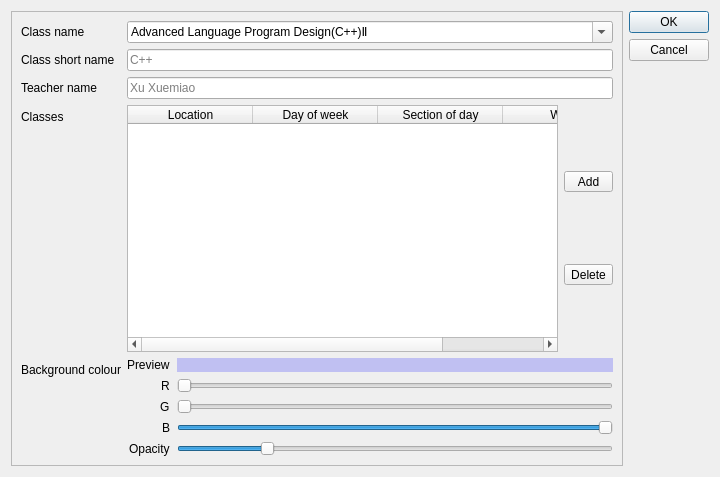
<?xml version="1.0" encoding="UTF-8"?>
<ui version="4.0">
 <class>AddClassDialog</class>
 <widget class="QDialog" name="AddClassDialog">
  <property name="geometry">
   <rect>
    <x>0</x>
    <y>0</y>
    <width>720</width>
    <height>477</height>
   </rect>
  </property>
  <property name="windowTitle">
   <string>Add new class</string>
  </property>
  <layout class="QHBoxLayout" name="horizontalLayout">
   <item>
    <widget class="QScrollArea" name="scrollArea">
     <property name="horizontalScrollBarPolicy">
      <enum>Qt::ScrollBarAlwaysOff</enum>
     </property>
     <property name="widgetResizable">
      <bool>true</bool>
     </property>
     <widget class="QWidget" name="scrollAreaWidgetContents">
      <property name="geometry">
       <rect>
        <x>0</x>
        <y>-22</y>
        <width>592</width>
        <height>475</height>
       </rect>
      </property>
      <layout class="QVBoxLayout" name="verticalLayout">
       <item>
        <layout class="QFormLayout" name="formLayout">
         <property name="rowWrapPolicy">
          <enum>QFormLayout::WrapLongRows</enum>
         </property>
         <item row="0" column="0">
          <widget class="QLabel" name="classNameLabel">
           <property name="text">
            <string>Class name</string>
           </property>
          </widget>
         </item>
         <item row="0" column="1">
          <widget class="QComboBox" name="classNameBox">
           <property name="editable">
            <bool>true</bool>
           </property>
           <property name="currentText">
            <string/>
           </property>
           <item>
            <property name="text">
             <string>Advanced Language Program Design(C++)Ⅱ</string>
            </property>
           </item>
           <item>
            <property name="text">
             <string>Introduction to Java Programming</string>
            </property>
           </item>
          </widget>
         </item>
         <item row="1" column="0">
          <widget class="QLabel" name="classShortNameLabel">
           <property name="text">
            <string>Class short name</string>
           </property>
          </widget>
         </item>
         <item row="1" column="1">
          <widget class="QLineEdit" name="classShortNameLineEdit">
           <property name="placeholderText">
            <string>C++</string>
           </property>
          </widget>
         </item>
         <item row="2" column="0">
          <widget class="QLabel" name="teacherNameLabel">
           <property name="text">
            <string>Teacher name</string>
           </property>
          </widget>
         </item>
         <item row="2" column="1">
          <widget class="QLineEdit" name="teacherNameLineEdit">
           <property name="placeholderText">
            <string>Xu Xuemiao</string>
           </property>
          </widget>
         </item>
         <item row="4" column="0">
          <widget class="QLabel" name="classesLabel">
           <property name="text">
            <string>Classes</string>
           </property>
          </widget>
         </item>
         <item row="4" column="1">
          <layout class="QHBoxLayout" name="horizontalLayout_2">
           <property name="bottomMargin">
            <number>0</number>
           </property>
           <item>
            <widget class="QTableWidget" name="tableWidget">
             <property name="sizePolicy">
              <sizepolicy hsizetype="Expanding" vsizetype="Expanding">
               <horstretch>0</horstretch>
               <verstretch>0</verstretch>
              </sizepolicy>
             </property>
             <property name="frameShape">
              <enum>QFrame::StyledPanel</enum>
             </property>
             <property name="frameShadow">
              <enum>QFrame::Sunken</enum>
             </property>
             <property name="autoScroll">
              <bool>true</bool>
             </property>
             <property name="alternatingRowColors">
              <bool>false</bool>
             </property>
             <property name="selectionMode">
              <enum>QAbstractItemView::SingleSelection</enum>
             </property>
             <property name="selectionBehavior">
              <enum>QAbstractItemView::SelectRows</enum>
             </property>
             <property name="showGrid">
              <bool>false</bool>
             </property>
             <property name="sortingEnabled">
              <bool>true</bool>
             </property>
             <property name="cornerButtonEnabled">
              <bool>true</bool>
             </property>
             <attribute name="horizontalHeaderCascadingSectionResizes">
              <bool>false</bool>
             </attribute>
             <attribute name="horizontalHeaderDefaultSectionSize">
              <number>125</number>
             </attribute>
             <attribute name="horizontalHeaderHighlightSections">
              <bool>true</bool>
             </attribute>
             <attribute name="horizontalHeaderStretchLastSection">
              <bool>true</bool>
             </attribute>
             <attribute name="verticalHeaderVisible">
              <bool>false</bool>
             </attribute>
             <column>
              <property name="text">
               <string>Location</string>
              </property>
             </column>
             <column>
              <property name="text">
               <string>Day of week</string>
              </property>
             </column>
             <column>
              <property name="text">
               <string>Section of day</string>
              </property>
             </column>
             <column>
              <property name="text">
               <string>Week</string>
              </property>
             </column>
            </widget>
           </item>
           <item>
            <layout class="QVBoxLayout" name="verticalLayout_2">
             <property name="sizeConstraint">
              <enum>QLayout::SetDefaultConstraint</enum>
             </property>
             <property name="leftMargin">
              <number>0</number>
             </property>
             <item>
              <widget class="QToolButton" name="addClassButton">
               <property name="sizePolicy">
                <sizepolicy hsizetype="Preferred" vsizetype="Fixed">
                 <horstretch>0</horstretch>
                 <verstretch>0</verstretch>
                </sizepolicy>
               </property>
               <property name="text">
                <string>Add</string>
               </property>
              </widget>
             </item>
             <item>
              <widget class="QToolButton" name="delClassButton">
               <property name="sizePolicy">
                <sizepolicy hsizetype="Preferred" vsizetype="Fixed">
                 <horstretch>0</horstretch>
                 <verstretch>0</verstretch>
                </sizepolicy>
               </property>
               <property name="text">
                <string>Delete</string>
               </property>
              </widget>
             </item>
            </layout>
           </item>
          </layout>
         </item>
         <item row="5" column="0">
          <widget class="QLabel" name="backgroundColourLabel">
           <property name="text">
            <string>Background colour</string>
           </property>
          </widget>
         </item>
         <item row="5" column="1">
          <layout class="QFormLayout" name="formLayout_2">
           <property name="labelAlignment">
            <set>Qt::AlignRight|Qt::AlignTrailing|Qt::AlignVCenter</set>
           </property>
           <property name="formAlignment">
            <set>Qt::AlignLeading|Qt::AlignLeft|Qt::AlignTop</set>
           </property>
           <property name="horizontalSpacing">
            <number>7</number>
           </property>
           <item row="0" column="0">
            <widget class="QLabel" name="previewLabel">
             <property name="text">
              <string>Preview</string>
             </property>
            </widget>
           </item>
           <item row="1" column="0">
            <widget class="QLabel" name="rLabel">
             <property name="text">
              <string>R</string>
             </property>
            </widget>
           </item>
           <item row="2" column="0">
            <widget class="QLabel" name="gLabel">
             <property name="text">
              <string>G</string>
             </property>
            </widget>
           </item>
           <item row="3" column="0">
            <widget class="QLabel" name="bLabel">
             <property name="text">
              <string>B</string>
             </property>
            </widget>
           </item>
           <item row="4" column="0">
            <widget class="QLabel" name="opacityLabel">
             <property name="text">
              <string>Opacity</string>
             </property>
            </widget>
           </item>
           <item row="4" column="1">
            <widget class="QSlider" name="opacitySlider">
             <property name="maximum">
              <number>255</number>
             </property>
             <property name="value">
              <number>50</number>
             </property>
             <property name="orientation">
              <enum>Qt::Horizontal</enum>
             </property>
            </widget>
           </item>
           <item row="0" column="1">
            <widget class="QLabel" name="previewBlock">
             <property name="styleSheet">
              <string notr="true">background-color: rgba(0, 0, 255, 50);</string>
             </property>
             <property name="text">
              <string/>
             </property>
            </widget>
           </item>
           <item row="3" column="1">
            <widget class="QSlider" name="bSlider">
             <property name="maximum">
              <number>255</number>
             </property>
             <property name="value">
              <number>255</number>
             </property>
             <property name="orientation">
              <enum>Qt::Horizontal</enum>
             </property>
             <property name="invertedAppearance">
              <bool>false</bool>
             </property>
             <property name="tickPosition">
              <enum>QSlider::NoTicks</enum>
             </property>
            </widget>
           </item>
           <item row="2" column="1">
            <widget class="QSlider" name="gSlider">
             <property name="maximum">
              <number>255</number>
             </property>
             <property name="orientation">
              <enum>Qt::Horizontal</enum>
             </property>
            </widget>
           </item>
           <item row="1" column="1">
            <widget class="QSlider" name="rSlider">
             <property name="maximum">
              <number>255</number>
             </property>
             <property name="orientation">
              <enum>Qt::Horizontal</enum>
             </property>
            </widget>
           </item>
          </layout>
         </item>
        </layout>
       </item>
      </layout>
     </widget>
    </widget>
   </item>
   <item>
    <widget class="QDialogButtonBox" name="buttonBox">
     <property name="orientation">
      <enum>Qt::Vertical</enum>
     </property>
     <property name="standardButtons">
      <set>QDialogButtonBox::Cancel|QDialogButtonBox::Ok</set>
     </property>
    </widget>
   </item>
  </layout>
 </widget>
 <resources/>
 <connections>
  <connection>
   <sender>buttonBox</sender>
   <signal>rejected()</signal>
   <receiver>AddClassDialog</receiver>
   <slot>reject()</slot>
   <hints>
    <hint type="sourcelabel">
     <x>316</x>
     <y>260</y>
    </hint>
    <hint type="destinationlabel">
     <x>286</x>
     <y>274</y>
    </hint>
   </hints>
  </connection>
 </connections>
</ui>
